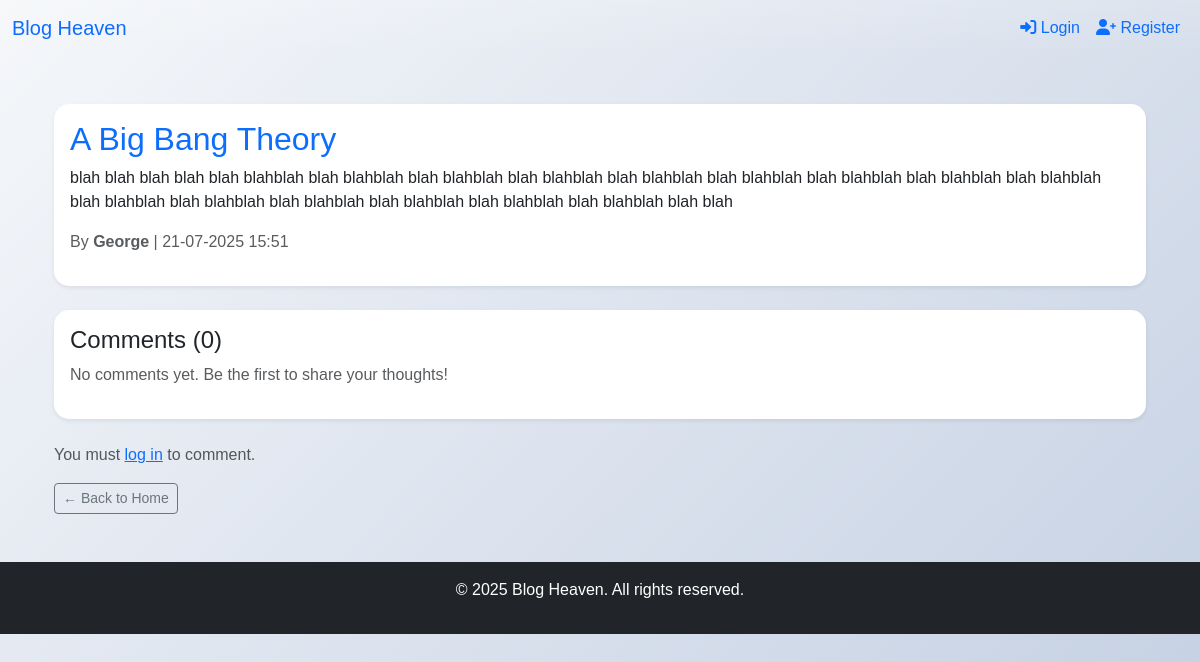
Page /blog/2 on the committed database.
### app.py (models this page shows, shortened)
class Blog(db.Model):
    id = db.Column(db.Integer, primary_key=True)
    title = db.Column(db.String(100), nullable=False)
    content = db.Column(db.String(1000), nullable=False)
    user_id = db.Column(db.Integer, db.ForeignKey('user.id'))
    date_posted = db.Column(db.DateTime, nullable=False, default=datetime.utcnow)
    comments = db.relationship('Comment', backref='blog', lazy=True)

class User(db.Model):
    id = db.Column(db.Integer, primary_key=True)
    name = db.Column(db.String(100), nullable=False)
    email = db.Column(db.String(100), unique=True, nullable=False)
    password = db.Column(db.String(100), nullable=False)
    blogs = db.relationship('Blog', backref='user', lazy=True)
    comments = db.relationship('Comment', backref='user', lazy=True)

### app.py (the view)
@app.route("/blog/<int:blog_id>")
def view_blog(blog_id):
    blog = Blog.query.get_or_404(blog_id)
    comments = Comment.query.filter_by(blog_id=blog.id).order_by(Comment.date_posted.desc()).all()
    return render_template('blog_detail.html', blog=blog, comments=comments)

### templates/blog_detail.html (shortened to what this page needs)
{% extends "base.html" %}
{% block content %}
<div class="container mt-4">
    <div class="card shadow-sm mb-4">
        <div class="card-body">
            <h2 class="card-title text-primary">{{ blog.title }}</h2>
            <p class="card-text">{{ blog.content }}</p>
            <p class="text-muted">
                By <strong>{{ blog.user.name }}</strong> |
                {{ blog.date_posted.strftime('%d-%m-%Y %H:%M') }}
            </p>
        </div>
    </div>
    <div class="card shadow-sm mb-4">
        <div class="card-body">
            <h4 class="card-title">Comments ({{ comments|length }})</h4>
            {% if comments %}
                {% for comment in comments %}
                    <div class="border-bottom pb-2 mb-2">
                        <p class="mb-1">{{ comment.content }}</p>
                        <small class="text-muted">
                            — {{ comment.user.name }} on {{ comment.date_posted.strftime('%d-%m-%Y %H:%M') }}
                        </small>
                    </div>
                {% endfor %}
            {% else %}
                <p class="text-muted">No comments yet. Be the first to share your thoughts!</p>
            {% endif %}
        </div>
    </div>
    {% if session.get('email') %}
        <div class="card shadow-sm">
            <div class="card-body">
                <h5 class="card-title">Add a Comment</h5>
                <form method="POST" action="{{ url_for('add_comment', blog_id=blog.id) }}">
                    <div class="mb-3">
                        <textarea class="form-control" name="content" rows="3" placeholder="Write your comment here..." required></textarea>
                    </div>
                    <button type="submit" class="btn btn-primary">Post Comment</button>
                </form>
            </div>
        </div>
    {% else %}
        <p class="text-muted">You must <a href="{{ url_for('login') }}">log in</a> to comment.</p>
    {% endif %}
    <div class="mt-3">
        <a href="{{ url_for('index') }}" class="btn btn-outline-secondary btn-sm">← Back to Home</a>
    </div>
</div>
{% endblock %}

### static/css/style.css (style rules this page uses)
body { background: linear-gradient(135deg, #f5f7fa 0%, #c3cfe2 100%); min-height: 100vh; font-family: 'Poppins', sans-serif; }
.card { border: none; border-radius: 15px; transition: all 0.3s ease; }

### rows in the picture
Blog: title "A Big Bang Theory", content "blah blah blah blah blah blahblah blah blahblah blah blahblah blah blahblah blah blahblah blah blahblah blah blahblah blah blahblah blah blahblah blah blahblah blah blahblah blah blahblah blah blahblah blah blahblah blah blahblah blah blah", date_posted "21-07-2025 15:51"
User: user.name "George"

### other values in the picture
{{ comments|length }} "0"
